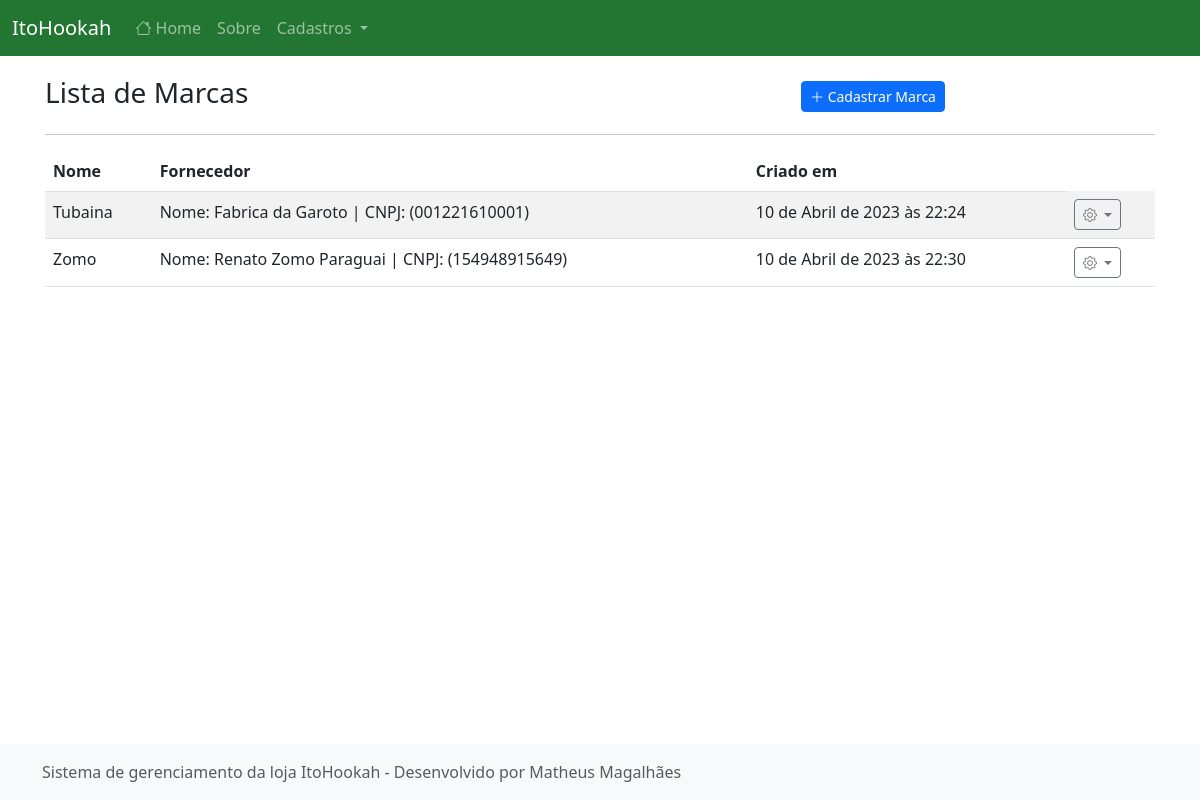
The app's page /listar/marca/, older data.
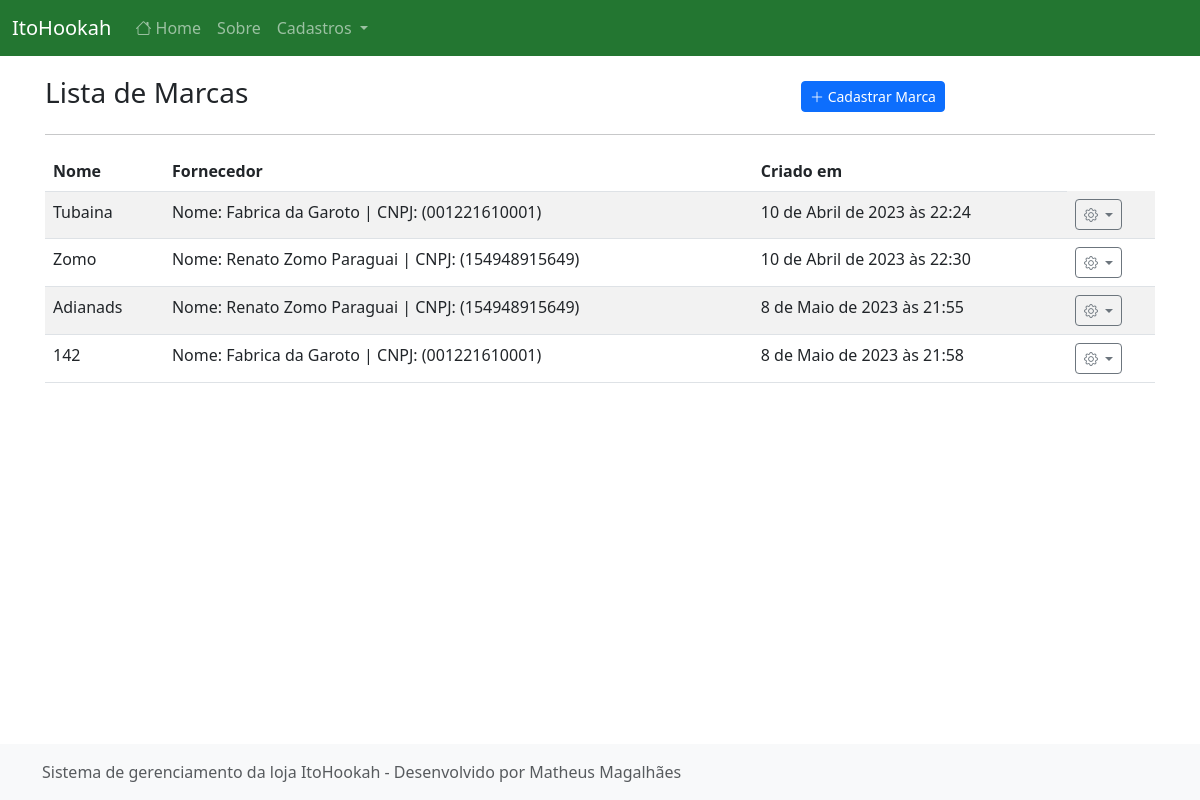
The same page, newer data.
### cadastros/models.py (models this page shows, shortened)
class Marca(models.Model):
    nome = models.CharField(max_length=50)
    fornecedor = models.ForeignKey(Fornecedor, on_delete=models.PROTECT)
    cadastrado_em = models.DateTimeField(auto_now_add=True)
    atualizado_em = models.DateTimeField(auto_now=True)

class Fornecedor(models.Model):
    nome = models.CharField(max_length=50)
    telefone = models.CharField(max_length=15, verbose_name="Telefone")
    documento = models.CharField(max_length=18, help_text="Informe o CNPJ")
    cadastrado_em = models.DateTimeField(auto_now_add=True)
    atualizado_em = models.DateTimeField(auto_now=True)
    def __str__(self):
        return f"Nome: {self.nome} | CNPJ: ({self.documento})"

### cadastros/views.py (the view)
# urls.py: path("listar/marca/", MarcaList.as_view(), name="listar-marca"),
class MarcaList(ListView):
    model = Marca
    template_name = "cadastros/list/marca.html"

### cadastros/templates/cadastros/list/marca.html (shortened to what this page needs)
{% extends 'paginas/modelo.html' %}
{% load static %}
{% block conteudo %}
<div class="row justify-content-center align-items-center mt-3">
    <div class="col-md-8">
        <h3 class="">Lista de Marcas</h3>
    </div>
    <div class="col-md">
        <a href="{% url 'cadastrar-marca' %}" class="btn btn-primary btn-sm">
            <i class="bi bi-plus-lg"></i>
            Cadastrar Marca
        </a>
    </div>
</div>
<hr>
<div class="table-responsive-lg">
    <table class="table table-striped">
        <thead>
            <tr>
                <th>Nome</th>
                <th>Fornecedor</th>
                <th>Criado em</th>
            </tr>
        </thead>
        <tbody>
            {% for obj in object_list %}
            <tr class="">
                <td>{{ obj.nome }}</td>
                <td>{{ obj.fornecedor }}</td>
                <td>{{ obj.cadastrado_em }}</td>
                <td>
                    <div class="dropdown">
                        <a class="btn btn-sm btn-outline-secondary dropdown-toggle" href="#" role="button"
                            data-bs-toggle="dropdown" aria-expanded="false">
                            <i class="bi bi-gear"></i>
                        </a>
                    </div>
                </td>
            </tr>
            {% empty %}
            <tr>
                <th colspan="100%">Nenhum registro encontrado.</th>
            </tr>
            {% endfor %}
        </tbody>
    </table>
</div>
{% endblock %}

Row changes from the older to the newer data that the page shows:
added Marca: nome "Adianads", fornecedor "Nome: Renato Zomo Paraguai | CNPJ: (154948915649)", cadastrado_em "8 de Maio de 2023 às 21:55"
added Marca: nome "142", fornecedor "Nome: Fabrica da Garoto | CNPJ: (001221610001)", cadastrado_em "8 de Maio de 2023 às 21:58"
